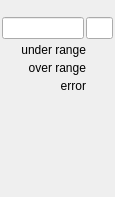
   <widget class="QWidget" name="Ch2">
    <property name="geometry">
     <rect>
      <x>0</x>
      <y>0</y>
      <width>115</width>
      <height>197</height>
     </rect>
    </property>
    <attribute name="label">
     <string>Ch2</string>
    </attribute>
    <widget class="caFrame" name="caframe_6">
     <property name="geometry">
      <rect>
       <x>0</x>
       <y>15</y>
       <width>115</width>
       <height>80</height>
      </rect>
     </property>
     <property name="macro">
      <string notr="true">CH=2,IOC=$(IOC),MasterID=$(MasterID),SlaveID=$(SlaveID),HWType=$(HWType)</string>
     </property>
     <layout class="QGridLayout" name="gridLayout_11">
      <property name="leftMargin">
       <number>2</number>
      </property>
      <property name="topMargin">
       <number>2</number>
      </property>
      <property name="rightMargin">
       <number>2</number>
      </property>
      <property name="bottomMargin">
       <number>2</number>
      </property>
      <property name="spacing">
       <number>2</number>
      </property>
      <item row="0" column="0">
       <layout class="QHBoxLayout" name="horizontalLayout_5" stretch="3,1">
        <item>
         <widget class="caLineEdit" name="calineedit_9">
          <property name="alignment">
           <set>Qt::AlignRight|Qt::AlignTrailing|Qt::AlignVCenter</set>
          </property>
          <property name="channel" stdset="0">
           <string notr="true">$(IOC):m$(MasterID)s$(SlaveID)-AI0$(CH)</string>
          </property>
          <property name="background">
           <color alpha="0">
            <red>160</red>
            <green>160</green>
            <blue>164</blue>
           </color>
          </property>
          <property name="colorMode">
           <enum>caLineEdit::Static</enum>
          </property>
          <property name="precisionMode">
           <enum>caLineEdit::Channel</enum>
          </property>
         </widget>
        </item>
        <item>
         <widget class="caLineEdit" name="calineedit_10">
          <property name="channel" stdset="0">
           <string notr="true">$(IOC):m$(MasterID)s$(SlaveID)-AI0$(CH).EGU</string>
          </property>
          <property name="background">
           <color alpha="0">
            <red>160</red>
            <green>160</green>
            <blue>164</blue>
           </color>
          </property>
          <property name="colorMode">
           <enum>caLineEdit::Static</enum>
          </property>
          <property name="precisionMode">
           <enum>caLineEdit::User</enum>
          </property>
         </widget>
        </item>
       </layout>
      </item>
      <item row="1" column="0">
       <layout class="QGridLayout" name="gridLayout_5" columnstretch="10,3">
        <property name="spacing">
         <number>2</number>
        </property>
        <item row="1" column="0">
         <widget class="caLabel" name="calabel_16">
          <property name="toolTip">
           <string/>
          </property>
          <property name="text">
           <string>over range</string>
          </property>
          <property name="textFormat">
           <enum>Qt::PlainText</enum>
          </property>
          <property name="alignment">
           <set>Qt::AlignBottom|Qt::AlignRight|Qt::AlignTrailing</set>
          </property>
         </widget>
        </item>
        <item row="0" column="1">
         <widget class="caLed" name="caled_15">
          <property name="toolTip">
           <string>&lt;html&gt;&lt;head/&gt;&lt;body&gt;&lt;p&gt;E-Bus Power Status&lt;/p&gt;&lt;/body&gt;&lt;/html&gt;</string>
          </property>
          <property name="rectangular">
           <bool>true</bool>
          </property>
          <property name="gradientEnabled">
           <bool>false</bool>
          </property>
          <property name="ledWidth">
           <number>16</number>
          </property>
          <property name="ledHeight">
           <number>16</number>
          </property>
          <property name="channel" stdset="0">
           <string notr="true">$(IOC):m$(MasterID)s$(SlaveID)-AI0$(CH)-UndrLimAlrm</string>
          </property>
          <property name="colorMode">
           <enum>caLed::Static</enum>
          </property>
          <property name="falseColor">
           <color>
            <red>170</red>
            <green>0</green>
            <blue>0</blue>
           </color>
          </property>
          <property name="trueColor">
           <color>
            <red>0</red>
            <green>85</green>
            <blue>0</blue>
           </color>
          </property>
          <property name="trueValue">
           <string notr="true">0</string>
          </property>
          <property name="falseValue">
           <string notr="true">1</string>
          </property>
         </widget>
        </item>
        <item row="2" column="1">
         <widget class="caLed" name="caled_16">
          <property name="toolTip">
           <string/>
          </property>
          <property name="rectangular">
           <bool>true</bool>
          </property>
          <property name="gradientEnabled">
           <bool>false</bool>
          </property>
          <property name="ledWidth">
           <number>16</number>
          </property>
          <property name="ledHeight">
           <number>16</number>
          </property>
          <property name="channel" stdset="0">
           <string notr="true">$(IOC):m$(MasterID)s$(SlaveID)-AI0$(CH)-ErrAlrm</string>
          </property>
          <property name="colorMode">
           <enum>caLed::Static</enum>
          </property>
          <property name="falseColor">
           <color>
            <red>170</red>
            <green>0</green>
            <blue>0</blue>
           </color>
          </property>
          <property name="trueColor">
           <color>
            <red>0</red>
            <green>85</green>
            <blue>0</blue>
           </color>
          </property>
          <property name="trueValue">
           <string notr="true">0</string>
          </property>
          <property name="falseValue">
           <string notr="true">1</string>
          </property>
         </widget>
        </item>
        <item row="2" column="0">
         <widget class="caLabel" name="calabel_17">
          <property name="toolTip">
           <string/>
          </property>
          <property name="text">
           <string>error</string>
          </property>
          <property name="textFormat">
           <enum>Qt::PlainText</enum>
          </property>
          <property name="alignment">
           <set>Qt::AlignBottom|Qt::AlignRight|Qt::AlignTrailing</set>
          </property>
         </widget>
        </item>
        <item row="0" column="0">
         <widget class="caLabel" name="calabel_18">
          <property name="toolTip">
           <string/>
          </property>
          <property name="text">
           <string>under range</string>
          </property>
          <property name="textFormat">
           <enum>Qt::PlainText</enum>
          </property>
          <property name="alignment">
           <set>Qt::AlignBottom|Qt::AlignRight|Qt::AlignTrailing</set>
          </property>
         </widget>
        </item>
        <item row="1" column="1">
         <widget class="caLed" name="caled_17">
          <property name="toolTip">
           <string/>
          </property>
          <property name="rectangular">
           <bool>true</bool>
          </property>
          <property name="gradientEnabled">
           <bool>false</bool>
          </property>
          <property name="ledWidth">
           <number>16</number>
          </property>
          <property name="ledHeight">
           <number>16</number>
          </property>
          <property name="channel" stdset="0">
           <string notr="true">$(IOC):m$(MasterID)s$(SlaveID)-AI0$(CH)-OvrLimAlrm</string>
          </property>
          <property name="colorMode">
           <enum>caLed::Static</enum>
          </property>
          <property name="falseColor">
           <color>
            <red>170</red>
            <green>0</green>
            <blue>0</blue>
           </color>
          </property>
          <property name="trueColor">
           <color>
            <red>0</red>
            <green>85</green>
            <blue>0</blue>
           </color>
          </property>
          <property name="trueValue">
           <string notr="true">0</string>
          </property>
          <property name="falseValue">
           <string notr="true">1</string>
          </property>
         </widget>
        </item>
       </layout>
      </item>
     </layout>
    </widget>
   </widget>
